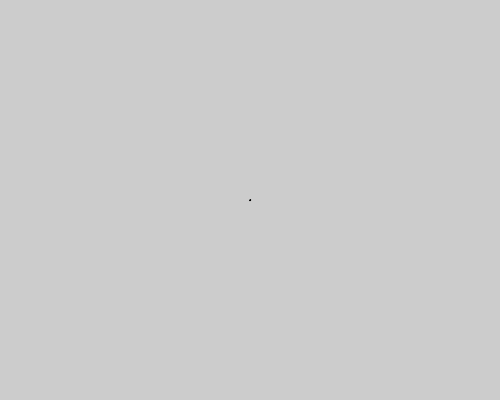
Frame 1 (no input)
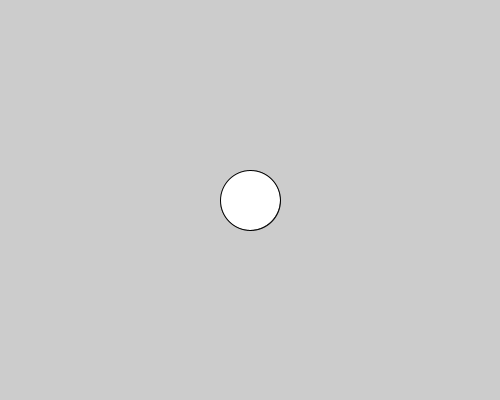
Frame 60 (the mouse pressed at the canvas centre just before this capture)
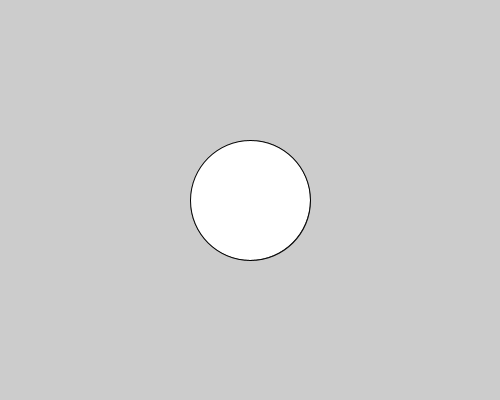
Frame 120 (the mouse held since frame 60 and released just before this capture)

The Processing sketch that drew these frames (run headless with seeded random() and noise(); from frame 60 on, the mouse is pressed at the canvas centre):

// Processing sketch: sim_02_01_framerate
// ── sim_02_01_framerate.pde
int size = 1;
void setup() {
  size(500, 400);
  frameRate(60);
}

void draw() {
  ellipse(width/2, height/2, size, size);
  size = size + 1;
}
